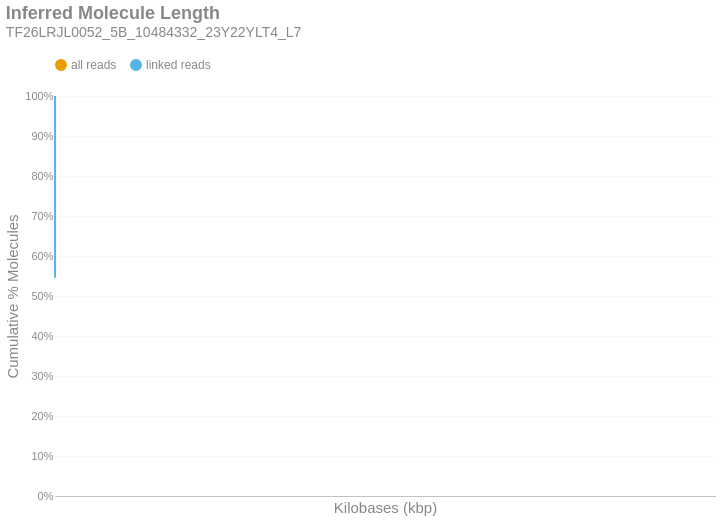

Source (notebook cell):
### Markdown cell above
### Inferred Molecule Length
This is the cumulative frequency distribution of molecule lengths inferred from the first and last alignment positions along a contig for all alignments associated with a single linked-read barcode on a given contig.There are two distributions: one with `all` the alignments (yellow) and another with only `linked reads` (blue). The percent of molecules in the `linked reads` distribution is relative to the total number of linked molecules.

### Code cell
if SKIPLR:
    print_html(f"Skipped")
else:
    binned_df = consolidated_hist(valids['length_inferred']/1000, mask, 10, True)
    binned_df = binned_df.with_columns(
        pl.when(pl.col('bin').cast(pl.Utf8) == '0').then(pl.lit('1')).otherwise(pl.col('bin').cast(pl.Utf8)).alias('bin')
    )
    with SafeRender(binned_df):
        (
            density_plot(binned_df, 'Inferred Molecule Length', samplename, 'inferredlen')
            .transform_calculate(bin_kb='datum.bin / 1000')
            .encode(
                x=alt.X('bin_kb:Q', title="Kilobases (kbp)").scale(type='log', padding=0).axis(labelAngle=-40),
                y=alt.Y('value:Q', title='Cumulative % Molecules')
                    .axis(format='%')
                    .stack(False)
                    .scale(domainMin=0, domainMax=1,padding=0),
                color=alt.Color("key:N").scale(domain = ["all reads", "linked reads"]),
                tooltip = [
                    alt.Tooltip("key:N", title = "Data Type"),
                    alt.Tooltip("range_label:N", title="Kilobases"),
                    alt.Tooltip("value:Q", format = ".2%", title="% Molecules (Cum.)")
                ]
            )
        ).display()

### Figure 1 — Vega-Lite specification as saved in the notebook (floating-point values rounded to 4 significant figures)
{"width": "container", "height": 400, "config": {"title": {"anchor": "start", "dy": -15, "fontSize": 18, "color": "#888888", "subtitleColor": "#888888", "subtitleFontSize": 14}, "arc": {"fill": "#0072B2"}, "axis": {"domainColor": "#888888", "domainWidth": 0.5, "gridWidth": 0.2, "grid": false, "titleFontWeight": 400, "titleFontSize": 15, "labelFontSize": 11, "labelColor": "#888888", "tickColor": "#888888", "tickWidth": 0.2, "titleColor": "#888888"}, "axisBand": {"grid": false}, "axisX": {"grid": true, "tickSize": 10, "domainCap": "round"}, "axisY": {"domain": false, "grid": true, "tickSize": 0, "domainCap": "round"}, "background": "transparent", "header": {"labelFontSize": 15, "labelColor": "#888888", "titleFontSize": 15, "titleFontWeight": 600, "titleColor": "#888888"}, "legend": {"labelFont": "sans-serif", "labelFontSize": 12, "labelColor": "#888888", "symbolSize": 100, "symbolType": "circle", "titleFontSize": 12, "titlePadding": 10, "titleColor": "#888888", "title": null, "orient": "top"}, "range": {"category": ["#E69F00", "#56B4E9", "#009E73", "#F0E442", "#0072B2", "#D55E00", "#CC79A7", "#000000"], "diverging": ["#cfe8f3", "#a2d4ec", "#73bfe2", "#46abdb", "#1696d2", "#12719e"]}, "area": {"fill": "#0072B2", "fillOpacity": 0.7, "line": true, "strokeOpacity": 0.7}, "line": {"color": "#0072B2", "stroke": "#0072B2", "strokeWidth": 2}, "trail": {"color": "#0072B2", "stroke": "#0072B2", "strokeWidth": 0, "size": 1}, "point": {"filled": true, "fillOpacity": 1.0, "size": 95}, "text": {"color": "#888888", "fontSize": 11, "align": "right", "fontWeight": 400, "size": 11}, "bar": {"fill": "#0072B2", "stroke": null}, "view": {"stroke": null, "continuousWidth": 660, "continuousHeight": 400}}, "data": {"name": "data-a31a2e5813b6ca8e81b7fb8c4db71c3d"}, "mark": {"type": "line", "interpolate": "monotone", "point": {"opacity": 0, "size": 275}}, "encoding": {"color": {"field": "key", "scale": {"domain": ["all reads", "linked reads"]}, "type": "nominal"}, "tooltip": [{"field": "key", "title": "Data Type", "type": "nominal"}, {"field": "range_label", "title": "Kilobases", "type": "nominal"}, {"field": "value", "format": ".2%", "title": "% Molecules (Cum.)", "type": "quantitative"}], "x": {"axis": {"labelAngle": -40}, "field": "bin_kb", "scale": {"type": "log", "padding": 0}, "title": "Kilobases (kbp)", "type": "quantitative"}, "y": {"axis": {"format": "%"}, "field": "value", "scale": {"domainMin": 0, "domainMax": 1, "padding": 0}, "stack": false, "title": "Cumulative % Molecules", "type": "quantitative"}}, "params": [{"name": "param_c36ac31b6afebe62", "select": {"type": "point", "fields": ["key"]}, "bind": "legend"}], "title": {"text": "Inferred Molecule Length", "subtitle": "TF26LRJL0052_5B_10484332_23Y22YLT4_L7"}, "transform": [{"fold": ["all reads (cumsum)", "linked reads (cumsum)"]}, {"calculate": "replace(datum.key, ' (cumsum)', '')", "as": "key"}, {"filter": {"param": "param_c36ac31b6afebe62"}}, {"calculate": "datum.bin / 1000", "as": "bin_kb"}], "usermeta": {"embedOptions": {"downloadFileName": "TF26LRJL0052_5B_10484332_23Y22YLT4_L7.inferredlen"}}, "$schema": "https://vega.github.io/schema/vega-lite/v6.4.1.json", "datasets": {"data-a31a2e5813b6ca8e81b7fb8c4db71c3d": [{"bin": "0.0", "interval": "0.0-10.0", "all reads": 0.8102, "linked reads": 0.5458, "all reads (cumsum)": 0.8102, "linked reads (cumsum)": 0.5458, "range_label": "0-9"}, {"bin": "10.0", "interval": "10.0-20.0", "all reads": 0.1057, "linked reads": 0.2524, "all reads (cumsum)": 0.9159, "linked reads (cumsum)": 0.7982, "range_label": "10-19"}, {"bin": "20.0", "interval": "20.0-30.0", "all reads": 0.05003, "linked reads": 0.12, "all reads (cumsum)": 0.9659, "linked reads (cumsum)": 0.9182, "range_label": "20-29"}, {"bin": "30.0", "interval": "30.0-40.0", "all reads": 0.02105, "linked reads": 0.05044, "all reads (cumsum)": 0.9869, "linked reads (cumsum)": 0.9686, "range_label": "30-39"}, {"bin": "40.0", "interval": "40.0-50.0", "all reads": 0.008591, "linked reads": 0.02053, "all reads (cumsum)": 0.9955, "linked reads (cumsum)": 0.9892, "range_label": "40-49"}, {"bin": "50.0", "interval": "50.0-60.0", "all reads": 0.002866, "linked reads": 0.006934, "all reads (cumsum)": 0.9984, "linked reads (cumsum)": 0.9961, "range_label": "50-59"}, {"bin": "60.0", "interval": "60.0-70.0", "all reads": 0.001002, "linked reads": 0.002429, "all reads (cumsum)": 0.9994, "linked reads (cumsum)": 0.9985, "range_label": "60-69"}, {"bin": "70.0", "interval": "70.0-80.0", "all reads": 0.0003702, "linked reads": 0.0008966, "all reads (cumsum)": 0.9998, "linked reads (cumsum)": 0.9994, "range_label": "70-79"}, {"bin": "80.0", "interval": "80.0-90.0", "all reads": 0.0001452, "linked reads": 0.0003518, "all reads (cumsum)": 0.9999, "linked reads (cumsum)": 0.9998, "range_label": "80-89"}, {"bin": "90.0", "interval": "90.0-100.0", "all reads": 5.24e-05, "linked reads": 0.0001272, "all reads (cumsum)": 1.0, "linked reads (cumsum)": 0.9999, "range_label": "90-99"}, {"bin": "100.0", "interval": "100.0-110.0", "all reads": 2.32e-05, "linked reads": 5.631e-05, "all reads (cumsum)": 1.0, "linked reads (cumsum)": 1.0, "range_label": "100-109"}, {"bin": "110.0", "interval": "110.0-120.0", "all reads": 9.385e-06, "linked reads": 2.278e-05, "all reads (cumsum)": 1.0, "linked reads (cumsum)": 1.0, "range_label": "110-119"}, {"bin": "120.0", "interval": "120.0-130.0", "all reads": 1.825e-06, "linked reads": 4.429e-06, "all reads (cumsum)": 1.0, "linked reads (cumsum)": 1.0, "range_label": "120-129"}, {"bin": "130.0", "interval": "130.0-140.0", "all reads": 1.043e-06, "linked reads": 2.531e-06, "all reads (cumsum)": 1.0, "linked reads (cumsum)": 1.0, "range_label": "130-139"}, {"bin": "140.0", "interval": "140.0-150.0", "all reads": 2.607e-07, "linked reads": 6.327e-07, "all reads (cumsum)": 1.0, "linked reads (cumsum)": 1.0, "range_label": "140-149"}, {"bin": "150.0", "interval": "150.0-160.0", "all reads": 5.214e-07, "linked reads": 1.265e-06, "all reads (cumsum)": 1.0, "linked reads (cumsum)": 1.0, "range_label": "150-159"}, {"bin": "160.0", "interval": "160.0-170.0", "all reads": 0.0, "linked reads": 0.0, "all reads (cumsum)": 1.0, "linked reads (cumsum)": 1.0, "range_label": "160-169"}, {"bin": "170.0", "interval": "170.0-180.0", "all reads": 2.607e-07, "linked reads": 6.327e-07, "all reads (cumsum)": 1.0, "linked reads (cumsum)": 1.0, "range_label": "170-179"}]}}
